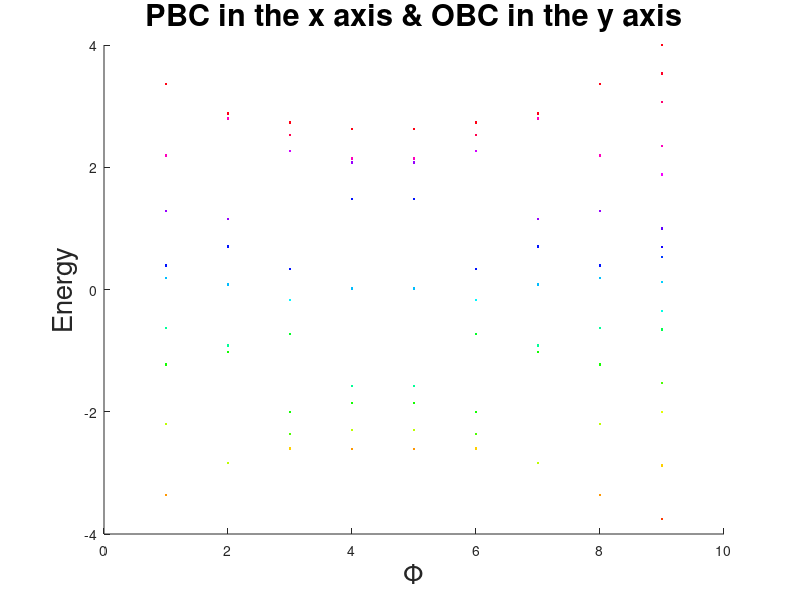

This figure's MATLAB source: (Note: this script raises an error after producing the figure.)
clear
n=9; %number of sites
c=1; %transition amplitude
a=1; %distance between two adjacent sites 
N=n^2;

for m=1:n
    H=zeros(N);
 B=((m)*2*pi/((n))); % magnetic field
%transition in y axis
for j=1:n:N-n
for i=1:n
    phi_y=((i-1)*a*B);
    H(i+j-1,i+j-1+n)=c*exp(1i*phi_y);
%     PBC in y axis
    if j==1 
        H(i+j-1,N-n+i)=c*exp(-1i*(phi_y));
    end
end
end 
%transition in x axis
for j=1:n:N  
for i=1:n-1
    H(i+j-1,i+j)=c;  
end
%PBC in x axis
H(j,j+n-1)=c;
end
H=H+H';
E(:,m)=eig(H);
phi(m)=B*a^2;
end

figure
cc=hsv(size(E,1));
for q=1:size(E,1)
    hold on
 plot(E(q,:),'.','color',cc(q,:),'LineWidth',2)
end
 
s=(phi(m)-phi(1))/8;
ph=phi(1):s:phi(m);
xlabel('\Phi','fontsize',20)
ylabel('Energy','fontsize',20)
title('PBC in the x axis & OBC in the y axis','fontsize',22)
xticklabels(round(ph,2))